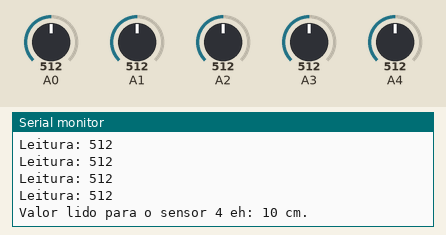
This sketch was run on a simulated Arduino Uno, built with avr-gcc and run on an emulated ATmega328P. Parts: the last lines printed to the serial monitor. The inputs (shaded band) are chosen by the test bench; at power-on: A4 = 512, A0 = 512, A1 = 512, A2 = 512, A3 = 512.

Above: at 4.3 s.
4.4 s: A4 set to 106
At 4.4 s:
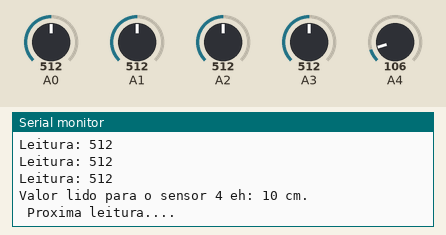
7.7 s: A4 set to 89
At 7.77 s:
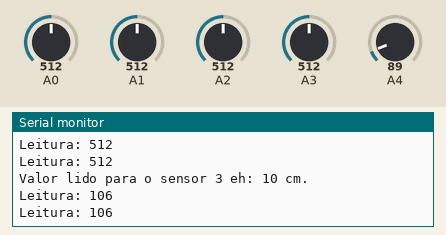
Timing chart, 0 to 10.7 s (numbered marks = the images above; inputs shaded):
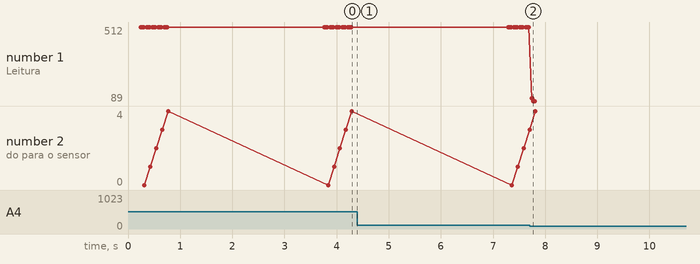

Measured:
- the behaviour switches between 100 and 99 on A4 (found by bisection; images 1 and 2)
- plotted number 1: 512 → 89 after the input at 7.7 s

The sketch:

sensores_ifred.ino
```cpp
//#####  Sensores (portas analogicas), distancia  #####
int ifred[5][2] = {{0, 0}, {1, 0}, {2, 0}, {3, 0}, {4, 0}}; // esquerda para a direita posicao dos sensores
int menorDist = 5000;
int nl = 5; //numero de leituras dos ifred, DEVE SER N IMPAR

//##################################  SETUP()  ##################################
void setup() {

  //#####  Comunicacao serial  #####
  Serial.begin(9600);//Initialize the serial port
  Serial.println("Run keyboard control");

  //#####  Definir as portas de entrada dos sensores  #####
  for (int i = 0; i < 5; i++) {
    pinMode(ifred[i][0], INPUT_PULLUP);
    Serial.print("Porta analogica ");
    Serial.print(ifred[i][0]);
    Serial.println(" definida como entrada.");
  }
}


//##################################  LOOP()  ##################################

void loop() {
  //#####  Chamar funcao de coleta das distancias  #####
  dist_ifred();
  Serial.println(" Proxima leitura.... ");
  delay(3000);

}


//################################## FUNCOES ##################################

//#################  Distancia IFRED  #################
void dist_ifred () {

  int leitura[nl]; //ira armazenar as leituras para o calculo da mediana

  for (int i = 0; i < 5; i++) {
    /*for (int j = 0; j < nl; j++) {
      leitura[j] = analogRead(ifred[i][0]);
      if (leitura[j] == 1023) {
        j = j - 1;
      } else {
        leitura[j] = (6762 / (leitura[j] - 9)) - 4;
      }
      }*/
    for (int j = 0; j < nl; j++) {
      leitura[j] = analogRead(ifred[i][0]);
      Serial.print("Leitura: ");
      Serial.println(leitura[j]);
      if (leitura[j] == 1023) {
        j = j - 1;
      } else {
        if (leitura[j] < 80) {
          leitura[j] = 80;
        } else if (leitura[j] > 450) {
          leitura[j] = 450;
        }
        leitura[j] = pow(3027.4 / leitura[j], 1.2134);
      }
    }

    //##### chamar a funcao da mediana #####
    ifred[i][1] = mediana(leitura);

    Serial.print("Valor lido para o sensor ");
    Serial.print(ifred[i][0]);
    Serial.print(" eh: ");
    Serial.print(ifred[i][1]);
    Serial.println(" cm.");
    delay(5);
  }
}


/*//########## TESTE IFRED CENTRAL

  void dist_ifred () {

  int leitura[nl]; //ira armazenar as leituras para o calculo da mediana

  for (int j = 0; j < nl; j++) {
    leitura[j] = analogRead(ifred[2][0]);
    Serial.print("Leitura: ");
    Serial.println(leitura[j]);
    if (leitura[j] == 1023) {
      j = j - 1;
    } else {
      if(leitura[j]<80){
        leitura[j]=80;
      }else if(leitura[j]>450){
        leitura[j]=450;
      }
      leitura[j]=pow(3027.4/leitura[j], 1.2134);
    }
  }

  //##### chamar a funcao da mediana #####
  ifred[2][1] = mediana(leitura);

  Serial.print("####### Valor lido para o sensor ");
  Serial.print(ifred[2][0]);
  Serial.print(" eh: ");
  Serial.print(ifred[2][1]);
  Serial.println(" cm.");
  //delay(5);

  }*/

//#################  Filtro Mediana  #################
int mediana (int vet[]) {

  int mn = 0; // armazenar o menor valor lido
  int pos = 0; // armazenar a posicao do menor valor
  int n = ceil(nl / 2); // armazenar a posicao e depois o valor da mediana

  for (int i = 0; i < nl; i++) {
    mn = vet[i];
    pos = i;
    for (int j = i; j < nl; j++) {
      if (vet[j] < mn) {
        pos = j;
        mn = vet[j];
      }
    }
    vet[pos] = vet[i];
    vet[i] = mn;
  }

  n = vet[n];
  return n;
}
```
